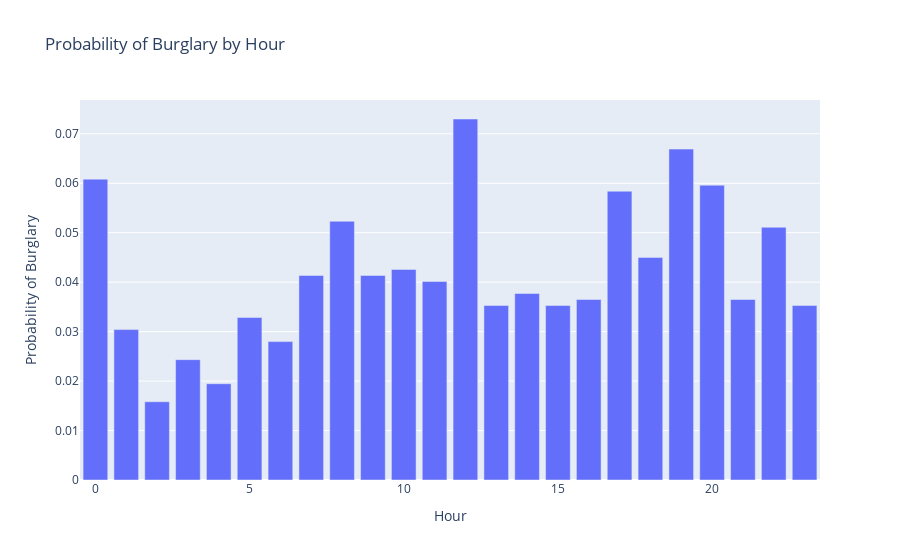

Write notebook code for a chart like this one.
### Code cell
incident_by_hour = (burglaries
                    .drop_duplicates(subset= 'incident_number')
                    .groupby('hour_of_incident')['offense_description']
                    .count()
                   )

incident_by_hour = pd.DataFrame(incident_by_hour)

incident_by_hour = (incident_by_hour.reset_index()
                    .rename(columns = {'offense_description':'Total Burglaries', 
                                       'hour_of_incident':'Hour'})
                   )

incident_by_hour['Sum_of_burglaries'] = incident_by_hour['Total Burglaries'].sum()
incident_by_hour['Probability of Burglary'] = incident_by_hour['Total Burglaries']/incident_by_hour['Sum_of_burglaries']

prob_dist = px.bar(incident_by_hour, x = incident_by_hour['Hour'],
                   y = incident_by_hour['Probability of Burglary'],
                  title = "Probability of Burglary by Hour")
prob_dist.show()

### Figure 1 — Plotly figure (JSON) as saved in the notebook; plotly's stock layout.template omitted (floating-point values rounded to 4 significant figures)
{"data": [{"alignmentgroup": "True", "hovertemplate": "Hour=%{x}<br>Probability of Burglary=%{y}<extra></extra>", "legendgroup": "", "marker": {"color": "#636efa", "pattern": {"shape": ""}}, "name": "", "offsetgroup": "", "orientation": "v", "showlegend": false, "textposition": "auto", "type": "bar", "x": [0, 1, 2, 3, 4, 5, 6, 7, 8, 9, 10, 11, 12, 13, 14, 15, 16, 17, 18, 19, 20, 21, 22, 23], "xaxis": "x", "y": [0.06083, 0.03041, 0.01582, 0.02433, 0.01946, 0.03285, 0.02798, 0.04136, 0.05231, 0.04136, 0.04258, 0.04015, 0.07299, 0.03528, 0.03771, 0.03528, 0.0365, 0.05839, 0.04501, 0.06691, 0.05961, 0.0365, 0.05109, 0.03528], "yaxis": "y"}], "layout": {"barmode": "relative", "legend": {"tracegroupgap": 0}, "title": {"text": "Probability of Burglary by Hour"}, "xaxis": {"anchor": "y", "domain": [0, 1], "title": {"text": "Hour"}}, "yaxis": {"anchor": "x", "domain": [0, 1], "title": {"text": "Probability of Burglary"}}}}
